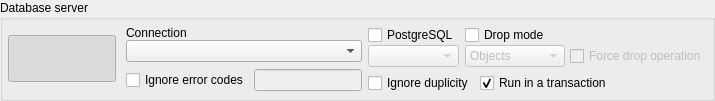
            <widget class="QGroupBox" name="export_to_dbms_gb">
             <property name="sizePolicy">
              <sizepolicy hsizetype="Expanding" vsizetype="Fixed">
               <horstretch>0</horstretch>
               <verstretch>0</verstretch>
              </sizepolicy>
             </property>
             <property name="focusPolicy">
              <enum>Qt::FocusPolicy::StrongFocus</enum>
             </property>
             <property name="title">
              <string>Database server</string>
             </property>
             <property name="checkable">
              <bool>false</bool>
             </property>
             <layout class="QHBoxLayout" name="horizontalLayout_12">
              <property name="spacing">
               <number>10</number>
              </property>
              <property name="leftMargin">
               <number>5</number>
              </property>
              <property name="topMargin">
               <number>5</number>
              </property>
              <property name="rightMargin">
               <number>5</number>
              </property>
              <property name="bottomMargin">
               <number>5</number>
              </property>
              <item>
               <widget class="QToolButton" name="export_to_dbms_tb">
                <property name="enabled">
                 <bool>true</bool>
                </property>
                <property name="sizePolicy">
                 <sizepolicy hsizetype="Fixed" vsizetype="Fixed">
                  <horstretch>0</horstretch>
                  <verstretch>0</verstretch>
                 </sizepolicy>
                </property>
                <property name="text">
                 <string/>
                </property>
                <property name="icon">
                 <iconset resource="../../res/resources.qrc">
                  <normaloff>:/images/images/exporttodbms.png</normaloff>:/images/images/exporttodbms.png</iconset>
                </property>
                <property name="iconSize">
                 <size>
                  <width>100</width>
                  <height>40</height>
                 </size>
                </property>
                <property name="checkable">
                 <bool>true</bool>
                </property>
                <property name="checked">
                 <bool>true</bool>
                </property>
                <property name="autoExclusive">
                 <bool>false</bool>
                </property>
                <property name="autoRaise">
                 <bool>true</bool>
                </property>
               </widget>
              </item>
              <item>
               <widget class="QWidget" name="export_to_dbms_wgt" native="true">
                <property name="sizePolicy">
                 <sizepolicy hsizetype="Preferred" vsizetype="Preferred">
                  <horstretch>0</horstretch>
                  <verstretch>0</verstretch>
                 </sizepolicy>
                </property>
                <layout class="QHBoxLayout" name="horizontalLayout_16">
                 <property name="leftMargin">
                  <number>0</number>
                 </property>
                 <property name="topMargin">
                  <number>0</number>
                 </property>
                 <property name="rightMargin">
                  <number>0</number>
                 </property>
                 <property name="bottomMargin">
                  <number>0</number>
                 </property>
                 <item>
                  <layout class="QVBoxLayout" name="verticalLayout_6">
                   <property name="bottomMargin">
                    <number>0</number>
                   </property>
                   <item>
                    <layout class="QVBoxLayout" name="verticalLayout_3">
                     <property name="spacing">
                      <number>0</number>
                     </property>
                     <item>
                      <widget class="QLabel" name="connections_lbl">
                       <property name="enabled">
                        <bool>true</bool>
                       </property>
                       <property name="sizePolicy">
                        <sizepolicy hsizetype="Fixed" vsizetype="Fixed">
                         <horstretch>0</horstretch>
                         <verstretch>0</verstretch>
                        </sizepolicy>
                       </property>
                       <property name="minimumSize">
                        <size>
                         <width>0</width>
                         <height>0</height>
                        </size>
                       </property>
                       <property name="text">
                        <string>Connection</string>
                       </property>
                      </widget>
                     </item>
                     <item>
                      <widget class="QComboBox" name="connections_cmb">
                       <property name="enabled">
                        <bool>true</bool>
                       </property>
                       <property name="sizePolicy">
                        <sizepolicy hsizetype="Expanding" vsizetype="Fixed">
                         <horstretch>0</horstretch>
                         <verstretch>0</verstretch>
                        </sizepolicy>
                       </property>
                       <property name="minimumSize">
                        <size>
                         <width>0</width>
                         <height>0</height>
                        </size>
                       </property>
                       <property name="insertPolicy">
                        <enum>QComboBox::InsertPolicy::InsertAlphabetically</enum>
                       </property>
                       <property name="sizeAdjustPolicy">
                        <enum>QComboBox::SizeAdjustPolicy::AdjustToContents</enum>
                       </property>
                       <property name="iconSize">
                        <size>
                         <width>22</width>
                         <height>22</height>
                        </size>
                       </property>
                      </widget>
                     </item>
                    </layout>
                   </item>
                   <item>
                    <layout class="QHBoxLayout" name="horizontalLayout_2">
                     <property name="spacing">
                      <number>5</number>
                     </property>
                     <item>
                      <widget class="QCheckBox" name="ignore_error_codes_chk">
                       <property name="enabled">
                        <bool>true</bool>
                       </property>
                       <property name="sizePolicy">
                        <sizepolicy hsizetype="Fixed" vsizetype="Fixed">
                         <horstretch>0</horstretch>
                         <verstretch>0</verstretch>
                        </sizepolicy>
                       </property>
                       <property name="toolTip">
                        <string>This advanced option causes pgModeler to ignore extra errors by their numeric codes. These errors must be informed in the input below and separated by space. For the complete list of error codes check the PostgreSQL docs, section &lt;strong&gt; Appendix A. PostgreSQL Error Codes&lt;/strong&gt;. &lt;strong&gt;WARNING:&lt;/strong&gt; use this option with extreme care since it can interfere in final export result.</string>
                       </property>
                       <property name="statusTip">
                        <string/>
                       </property>
                       <property name="text">
                        <string>Ignore error codes</string>
                       </property>
                      </widget>
                     </item>
                     <item>
                      <widget class="QLineEdit" name="error_codes_edt">
                       <property name="enabled">
                        <bool>false</bool>
                       </property>
                       <property name="sizePolicy">
                        <sizepolicy hsizetype="Expanding" vsizetype="Fixed">
                         <horstretch>0</horstretch>
                         <verstretch>0</verstretch>
                        </sizepolicy>
                       </property>
                       <property name="clearButtonEnabled">
                        <bool>true</bool>
                       </property>
                      </widget>
                     </item>
                    </layout>
                   </item>
                  </layout>
                 </item>
                 <item>
                  <layout class="QGridLayout" name="gridLayout">
                   <item row="0" column="0">
                    <layout class="QVBoxLayout" name="verticalLayout_4">
                     <property name="spacing">
                      <number>0</number>
                     </property>
                     <item>
                      <widget class="QCheckBox" name="pgsqlvers_chk">
                       <property name="enabled">
                        <bool>true</bool>
                       </property>
                       <property name="sizePolicy">
                        <sizepolicy hsizetype="Fixed" vsizetype="Fixed">
                         <horstretch>0</horstretch>
                         <verstretch>0</verstretch>
                        </sizepolicy>
                       </property>
                       <property name="statusTip">
                        <string>PostgreSQL version in which the SQL code should be generated. It is recommended to select this option only when the version of the DBMS, somehow, is not identifiable or if you need to generate a specific version of SQL code for test purposes.</string>
                       </property>
                       <property name="text">
                        <string>PostgreSQL</string>
                       </property>
                       <property name="checked">
                        <bool>false</bool>
                       </property>
                       <property name="autoExclusive">
                        <bool>false</bool>
                       </property>
                      </widget>
                     </item>
                     <item>
                      <widget class="QComboBox" name="pgsqlvers1_cmb">
                       <property name="enabled">
                        <bool>false</bool>
                       </property>
                       <property name="sizePolicy">
                        <sizepolicy hsizetype="Preferred" vsizetype="Fixed">
                         <horstretch>0</horstretch>
                         <verstretch>0</verstretch>
                        </sizepolicy>
                       </property>
                       <property name="maximumSize">
                        <size>
                         <width>16777215</width>
                         <height>16777215</height>
                        </size>
                       </property>
                       <property name="toolTip">
                        <string/>
                       </property>
                       <property name="insertPolicy">
                        <enum>QComboBox::InsertPolicy::InsertAtBottom</enum>
                       </property>
                       <property name="sizeAdjustPolicy">
                        <enum>QComboBox::SizeAdjustPolicy::AdjustToContents</enum>
                       </property>
                       <property name="iconSize">
                        <size>
                         <width>28</width>
                         <height>28</height>
                        </size>
                       </property>
                      </widget>
                     </item>
                    </layout>
                   </item>
                   <item row="0" column="1">
                    <layout class="QVBoxLayout" name="verticalLayout_5">
                     <property name="spacing">
                      <number>0</number>
                     </property>
                     <property name="bottomMargin">
                      <number>0</number>
                     </property>
                     <item>
                      <widget class="QCheckBox" name="drop_chk">
                       <property name="enabled">
                        <bool>true</bool>
                       </property>
                       <property name="sizePolicy">
                        <sizepolicy hsizetype="Fixed" vsizetype="Fixed">
                         <horstretch>0</horstretch>
                         <verstretch>0</verstretch>
                        </sizepolicy>
                       </property>
                       <property name="toolTip">
                        <string>&lt;p&gt;If &lt;strong&gt;Database&lt;/strong&gt; is checked pgModeler will destroy the database if already exists on the server. When &lt;strong&gt;Objects&lt;/strong&gt; is checked pgModeler will execute the DROP command attached to SQL-enabled objects. &lt;strong&gt;WARNING:&lt;/strong&gt; this option leads to data loss so make sure to have a backup before exporting.&lt;/p&gt;</string>
                       </property>
                       <property name="statusTip">
                        <string/>
                       </property>
                       <property name="text">
                        <string>Drop mode</string>
                       </property>
                      </widget>
                     </item>
                     <item>
                      <layout class="QHBoxLayout" name="horizontalLayout_11">
                       <property name="spacing">
                        <number>5</number>
                       </property>
                       <item>
                        <widget class="QComboBox" name="drop_mode_cmb">
                         <property name="enabled">
                          <bool>false</bool>
                         </property>
                         <property name="sizePolicy">
                          <sizepolicy hsizetype="Fixed" vsizetype="Fixed">
                           <horstretch>0</horstretch>
                           <verstretch>0</verstretch>
                          </sizepolicy>
                         </property>
                         <property name="minimumSize">
                          <size>
                           <width>100</width>
                           <height>0</height>
                          </size>
                         </property>
                         <property name="maximumSize">
                          <size>
                           <width>16777215</width>
                           <height>16777215</height>
                          </size>
                         </property>
                         <item>
                          <property name="text">
                           <string>Objects</string>
                          </property>
                         </item>
                         <item>
                          <property name="text">
                           <string>Database</string>
                          </property>
                         </item>
                        </widget>
                       </item>
                       <item>
                        <widget class="QCheckBox" name="force_db_drop_chk">
                         <property name="enabled">
                          <bool>false</bool>
                         </property>
                         <property name="sizePolicy">
                          <sizepolicy hsizetype="Expanding" vsizetype="Fixed">
                           <horstretch>0</horstretch>
                           <verstretch>0</verstretch>
                          </sizepolicy>
                         </property>
                         <property name="toolTip">
                          <string>&lt;p&gt;If the current user has the proper permissions, this option causes the termination of all existing connections to the target database before dropping it. This option takes effect only on &lt;strong&gt;PostgreSQL 13+&lt;strong&gt;, thus it'll be ignored on older versions.&lt;/p&gt;</string>
                         </property>
                         <property name="text">
                          <string>Force drop operation</string>
                         </property>
                        </widget>
                       </item>
                      </layout>
                     </item>
                    </layout>
                   </item>
                   <item row="1" column="0" colspan="2">
                    <layout class="QHBoxLayout" name="horizontalLayout_15">
                     <item>
                      <widget class="QCheckBox" name="ignore_dup_chk">
                       <property name="enabled">
                        <bool>true</bool>
                       </property>
                       <property name="sizePolicy">
                        <sizepolicy hsizetype="Fixed" vsizetype="Fixed">
                         <horstretch>0</horstretch>
                         <verstretch>0</verstretch>
                        </sizepolicy>
                       </property>
                       <property name="toolTip">
                        <string>&lt;p&gt;pgModeler ignores errors generated by duplicated objects and creates only those that do not exist in the database. This option may be used when an object was created after a previous model export.&lt;/p&gt;</string>
                       </property>
                       <property name="statusTip">
                        <string/>
                       </property>
                       <property name="text">
                        <string>Ignore duplicity</string>
                       </property>
                      </widget>
                     </item>
                     <item>
                      <widget class="QCheckBox" name="run_in_transaction_chk">
                       <property name="sizePolicy">
                        <sizepolicy hsizetype="Expanding" vsizetype="Preferred">
                         <horstretch>0</horstretch>
                         <verstretch>0</verstretch>
                        </sizepolicy>
                       </property>
                       <property name="toolTip">
                        <string>&lt;p&gt;Run the generated commands in a single transaction block. In case of errors, all changes are rolled back. &lt;strong&gt;NOTE:&lt;/strong&gt; This option has no effect for roles, tablespace and database DDL commands.&lt;/p&gt;</string>
                       </property>
                       <property name="statusTip">
                        <string/>
                       </property>
                       <property name="text">
                        <string>Run in a transaction</string>
                       </property>
                       <property name="checked">
                        <bool>true</bool>
                       </property>
                      </widget>
                     </item>
                    </layout>
                   </item>
                  </layout>
                 </item>
                </layout>
               </widget>
              </item>
             </layout>
            </widget>
